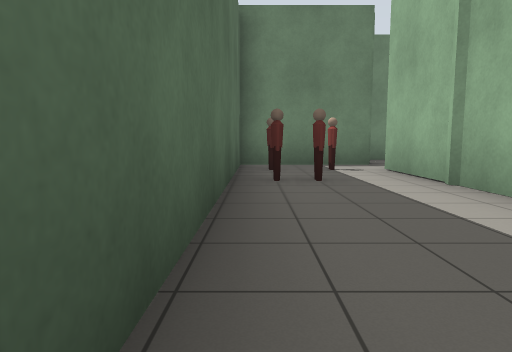
view 1 (above)

24 first-person views from a walk through a world built for the Gazebo simulator. The camera is 0.94 m above the floor, tilts 6° down and sees 75° across. The floor is counted in squares, 2 m on a side. Each view is taken from the middle of a square. On the plan, view 1 faces up. The plan holds only what a view shows up to about 9 squares ahead; the rest is blank. Simple shapes stand in for some stock models.

view 2
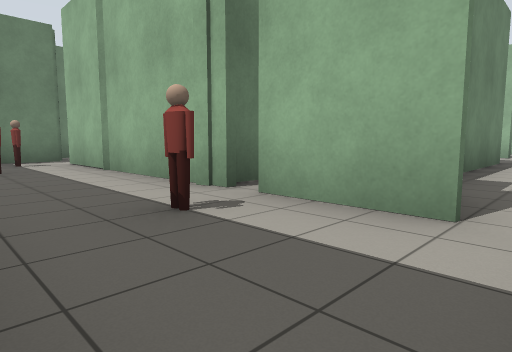

view 3
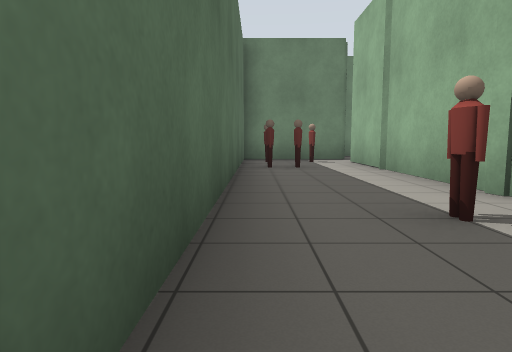

view 4
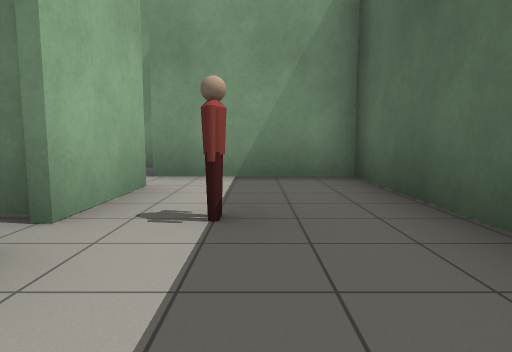

view 5
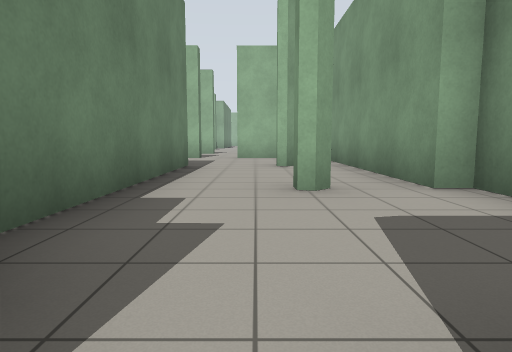

view 6
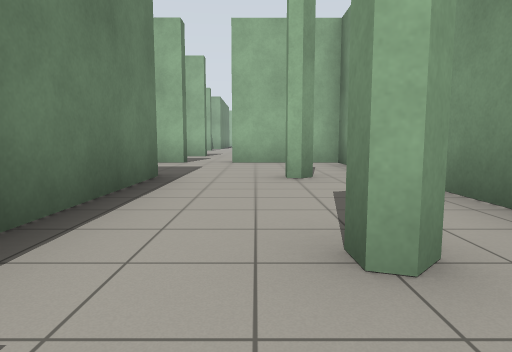

view 7
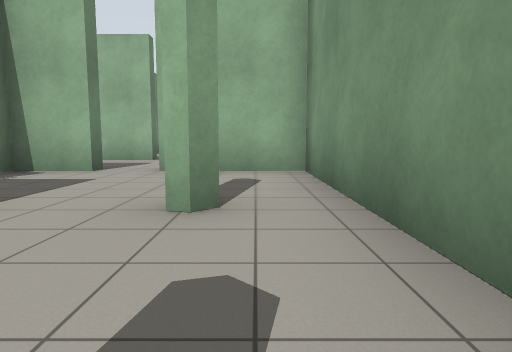

view 8
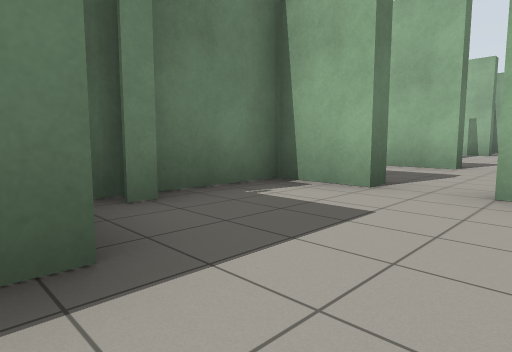

view 9
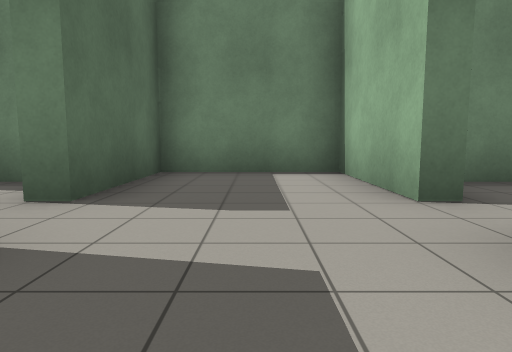

view 10
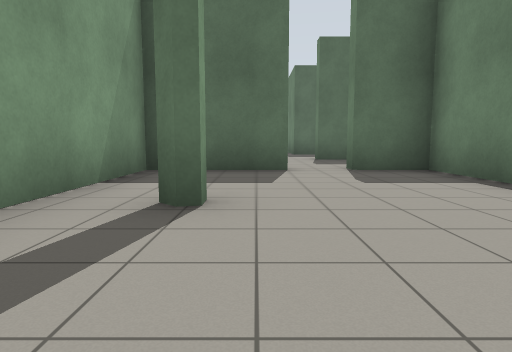

view 11
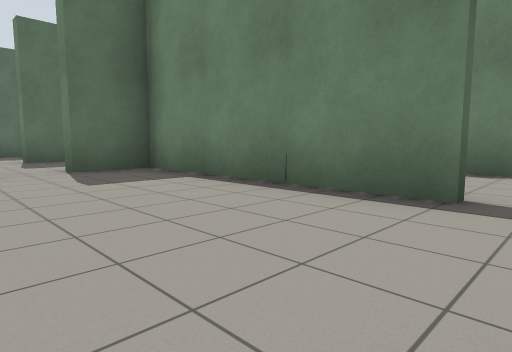

view 12
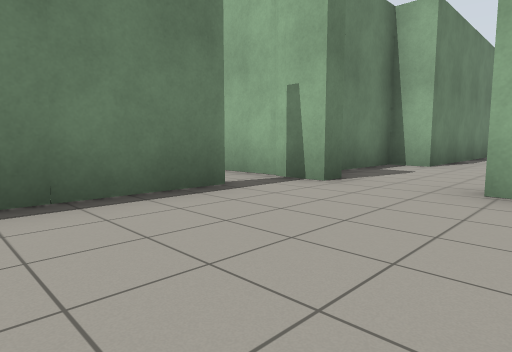

view 13
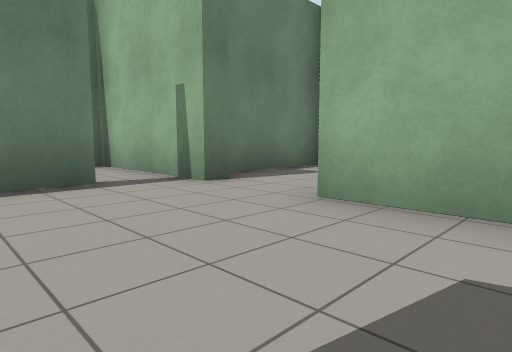

view 14
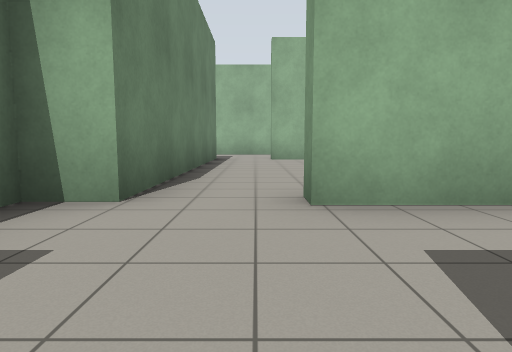

view 15
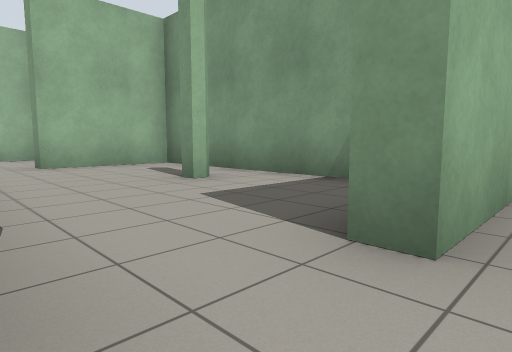

view 16
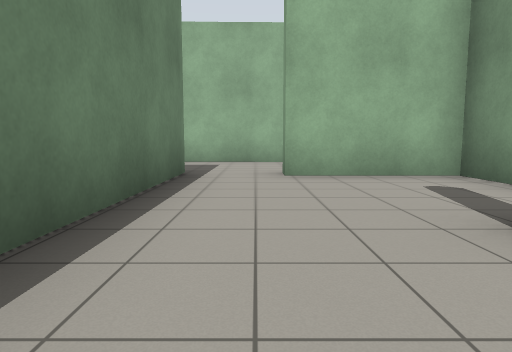

view 17
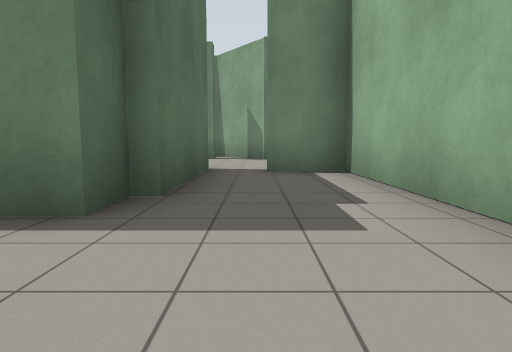

view 18
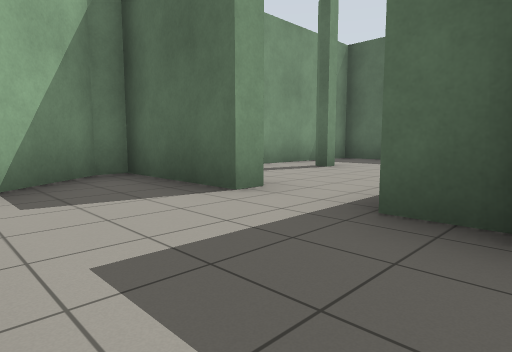

view 19
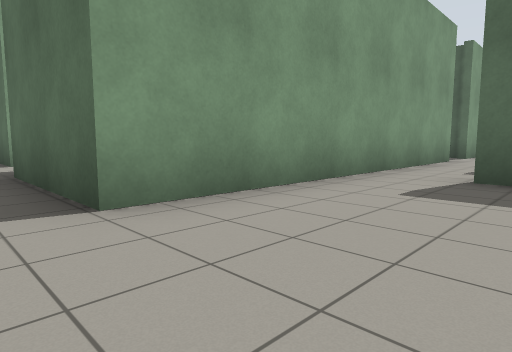

view 20
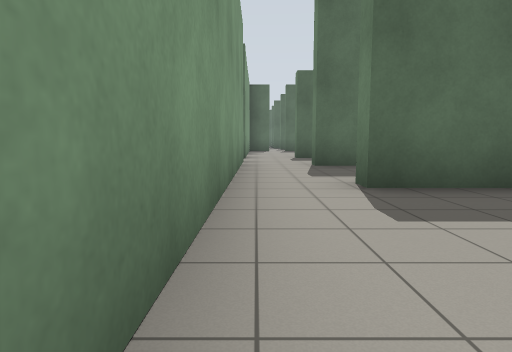

view 21
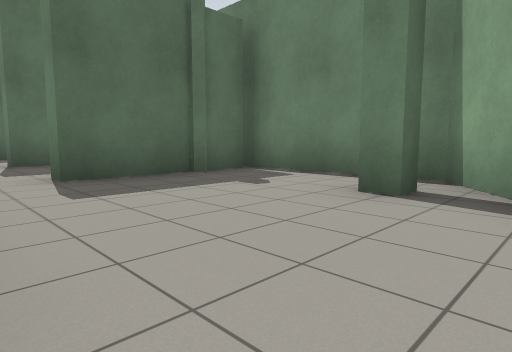

view 22
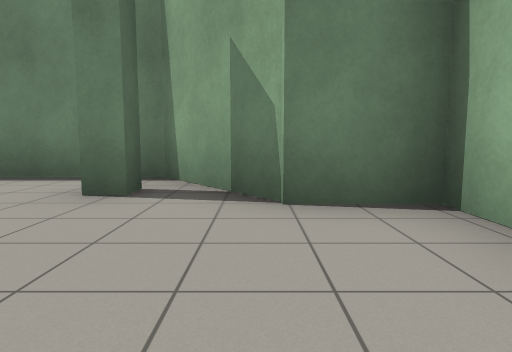

view 23
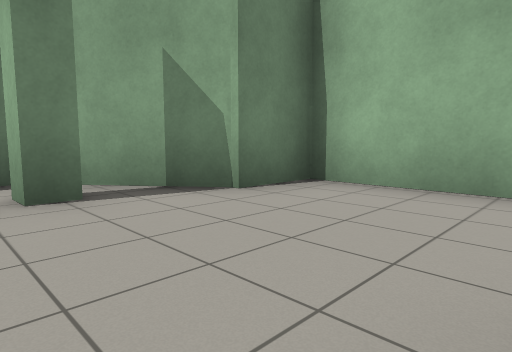

view 24
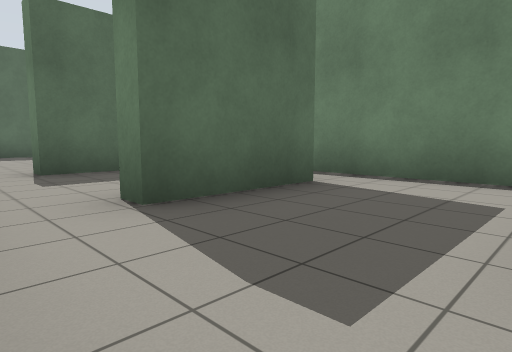

### Floor plan
Ten units are one square. View 1 is at (0, 0); x grows to the right and y downward. Boxes are objects, and circles mark ways between rooms. Rooms are numbered by the first view taken in them; rooms with no view inside come last. Other rooms are left out.
<svg viewBox="-10 -88 339 135">
<path fill="none" stroke="#000" d="M21 -10 22 -35M21 15 21 -2M22 -36 22 -55M-3 -55 -3 24 25 24M85 7 36 7M48 42 53 42 53 38 112 38 112 14M116 4 112 4 112 -8 94 -9M143 5 143 -20 116 -20 116 4M156 -8 146 -8M194 -8 156 -8M207 -1 203 -1 203 -16M203 28 203 14M146 15 146 28M146 -8 146 5M145 38 178 38M234 31 234 14 239 14M244 -1 234 -1 234 -8 212 -8M285 38 295 38 295 14M250 38 280 38M237 27 237 38M299 -1 244 -1M299 -9 299 -1M295 14 299 14 299 38M324 20 324 -34M324 -31 311 -31M302 -37 302 -7M303 38 315 28M299 -68 295 -68 295 -74M275 -37 302 -37M324 -34 324 -64 313 -64 298 -83 271 -83M267 -80 267 -51M267 -51 262 -51M246 -37 275 -37M237 -73 237 -51M14 -67 -3 -67 -3 -55"/>
<rect x="-5" y="-45" width="10" height="10" fill="#bbb"><title>person</title></rect>
<rect x="-5" y="-55" width="10" height="10" fill="#bbb"><title>person</title></rect>
<rect x="5" y="-5" width="10" height="10" fill="#bbb"><title>person</title></rect>
<rect x="5" y="-45" width="10" height="10" fill="#bbb"><title>person</title></rect>
<rect x="5" y="-55" width="10" height="10" fill="#bbb"><title>person</title></rect>
<circle cx="30" cy="20" r="3" fill="#2a7"/>
<circle cx="5" cy="-50" r="3" fill="#2a7"/>
<circle cx="120" cy="10" r="3" fill="#2a7"/>
<circle cx="150" cy="10" r="3" fill="#2a7"/>
<circle cx="210" cy="5" r="3" fill="#2a7"/>
<circle cx="240" cy="10" r="3" fill="#2a7"/>
<circle cx="290" cy="10" r="3" fill="#2a7"/>
<circle cx="310" cy="-30" r="3" fill="#2a7"/>
<circle cx="270" cy="-45" r="3" fill="#2a7"/>
<text x="10" y="-10">1</text>
<text x="70" y="20">2</text>
<text x="130" y="10">3</text>
<text x="180" y="10">4</text>
<text x="220" y="10">5</text>
<text x="270" y="20">6</text>
<text x="310" y="0">7</text>
<text x="300" y="-60">8</text>
<text x="260" y="-50">9</text>
<text x="0" y="-60">10</text>
</svg>
Room 1 opens to room 2. Room 1 opens to room 10. Room 2 opens to room 3. Room 3 opens to room 4. Room 4 opens to room 5. Room 5 opens to room 6. Room 6 opens to room 7. Room 7 opens to room 8. Room 8 opens to room 9.

Where each view was taken, in squares from view 1:
view 1: 0 up, 0 right, facing up
view 2: 2 down, 0 right, facing up-right
view 3: 2 down, 0 right, facing up
view 4: 2 up, 1 right, facing down
view 5: 2 down, 2 right, facing right
view 6: 2 down, 4 right, facing right
view 7: 3 down, 6 right, facing right
view 8: 2 down, 8 right, facing up-right
view 9: 3 down, 13 right, facing up
view 10: 2 down, 20 right, facing left
view 11: 2 down, 20 right, facing up-left
view 12: 2 down, 17 right, facing up-right
view 13: 3 down, 18 right, facing up-right
view 14: 1 down, 21 right, facing right
view 15: 0 up, 23 right, facing down-right
view 16: 1 down, 25 right, facing right
view 17: 2 down, 31 right, facing up
view 18: 1 up, 32 right, facing down-left
view 19: 6 up, 31 right, facing down-left
view 20: 4 up, 30 right, facing left
view 21: 4 up, 31 right, facing up-left
view 22: 4 up, 31 right, facing up
view 23: 4 up, 29 right, facing up-right
view 24: 4 up, 26 right, facing up-left
